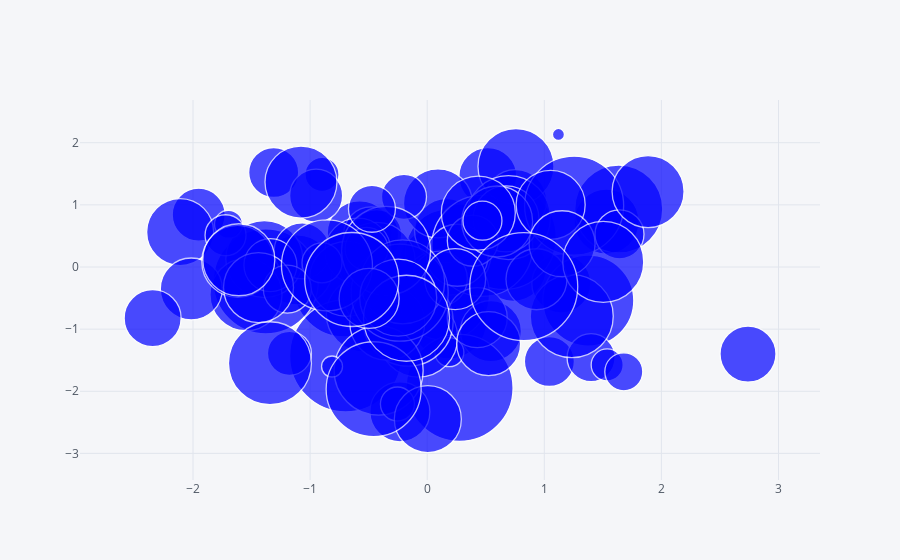

Source (notebook cell):
### Markdown cell above
## Bubble Plot

### Code cell
df.iplot(kind='bubble',x='A',y='B',size='C',color='Blue')

### Figure 1 — Plotly figure (JSON) as saved in the notebook; plotly's stock layout.template omitted (floating-point values rounded to 4 significant figures)
{"data": [{"marker": {"color": ["Blue", "Blue", "Blue", "Blue", "Blue", "Blue", "Blue", "Blue", "Blue", "Blue", "Blue", "Blue", "Blue", "Blue", "Blue", "Blue", "Blue", "Blue", "Blue", "Blue", "Blue", "Blue", "Blue", "Blue", "Blue", "Blue", "Blue", "Blue", "Blue", "Blue", "Blue", "Blue", "Blue", "Blue", "Blue", "Blue", "Blue", "Blue", "Blue", "Blue", "Blue", "Blue", "Blue", "Blue", "Blue", "Blue", "Blue", "Blue", "Blue", "Blue", "Blue", "Blue", "Blue", "Blue", "Blue", "Blue", "Blue", "Blue", "Blue", "Blue", "Blue", "Blue", "Blue", "Blue", "Blue", "Blue", "Blue", "Blue", "Blue", "Blue", "Blue", "Blue", "Blue", "Blue", "Blue", "Blue", "Blue", "Blue", "Blue", "Blue", "Blue", "Blue", "Blue", "Blue", "Blue", "Blue", "Blue", "Blue", "Blue", "Blue", "Blue", "Blue", "Blue", "Blue", "Blue", "Blue", "Blue", "Blue", "Blue", "Blue"], "line": {"width": 1.3}, "size": [65, 50, 101, 63, 70, 88, 65, 47, 76, 67, 55, 59, 105, 12, 86, 105, 58, 50, 56, 50, 77, 72, 91, 91, 61, 62, 64, 53, 38, 67, 107, 69, 75, 29, 112, 101, 28, 76, 84, 56, 41, 73, 48, 66, 99, 77, 66, 55, 62, 75, 79, 90, 75, 44, 83, 60, 62, 89, 72, 45, 32, 21, 40, 34, 97, 53, 49, 67, 43, 51, 48, 71, 84, 60, 34, 74, 69, 61, 89, 95, 53, 70, 91, 61, 38, 83, 77, 86, 72, 72, 66, 64, 81, 47, 72, 108, 60, 39, 57, 94], "symbol": "circle"}, "mode": "markers", "text": "", "type": "scatter", "uid": "3e4621a1-56ce-4994-93c0-8e142251281e", "x": [1.532, -1.311, -0.7093, 0.03008, -1.11, 1.636, -0.5762, -0.3304, 0.1858, 0.7329, -0.4785, 1.145, 0.6534, 1.121, 0.1802, -1.379, 0.5177, -0.4318, 2.74, 1.044, -1.391, -1.548, 1.376, 0.1436, 0.544, 0.7552, 0.1648, -1.951, 0.2759, -2.11, 0.2765, 0.09218, -0.541, 0.1894, -0.6967, 0.4703, -1.697, 0.7581, 0.6945, -1.068, -1.722, -0.4093, 1.4, 0.6733, 1.255, -0.4315, -0.5918, 0.1082, 0.2571, -0.6843, -0.0771, -0.1622, -0.341, -1.176, 1.235, -0.2332, -2.015, -0.4146, -1.618, -0.1981, 1.537, -0.8127, -0.8986, -0.2543, -0.235, -1.339, 1.642, 0.005444, -0.5179, 0.3897, -1.194, 0.5973, -0.2096, 0.4274, -0.8982, 0.4366, 1.055, 0.2385, -0.3511, -0.4574, -0.9484, -1.441, -0.8561, 0.9334, 1.679, -1.343, -0.2475, -0.1769, 1.887, -1.078, 1.152, 0.5246, 1.504, -0.4719, -1.609, 0.8246, -0.496, 0.4719, -2.345, -0.6441], "y": [0.7305, 1.521, -0.3119, 0.08107, -0.04778, 0.9339, 0.5429, -0.6727, -0.8649, -0.01377, 0.524, -0.2645, 0.4833, 2.134, 0.2387, -0.2321, 1.456, 0.5223, -1.401, -1.521, 0.1282, -0.4461, -0.5409, -0.446, -1.033, 1.068, 0.5864, 0.8426, 0.7115, 0.563, -1.947, 1.024, -0.7625, -1.372, -1.431, 0.3395, 0.6879, 1.618, 0.7957, 0.2585, 0.5111, -0.4307, -1.459, 0.7735, 0.9879, 0.09941, 0.254, -0.1871, 0.189, -0.1906, -1.136, -0.8721, -0.8975, -1.389, -0.7916, -2.331, -0.3537, -1.668, 0.09006, 1.129, -1.577, -1.602, 0.06647, -2.206, -0.4125, 0.0304, 0.5262, -2.449, 0.2923, 0.4228, -0.3559, 0.7329, -0.2394, -0.815, 1.491, 0.8688, 1.001, -0.1942, 0.2603, -1.968, 1.147, -0.3307, 0.02765, -0.1971, -1.687, -1.549, -0.4933, -0.825, 1.215, 1.366, 0.374, -1.234, 0.08157, 0.9376, 0.1171, -0.3146, -0.5054, 0.7454, -0.8234, -0.2013]}], "layout": {"legend": {"bgcolor": "#F5F6F9", "font": {"color": "#4D5663"}}, "paper_bgcolor": "#F5F6F9", "plot_bgcolor": "#F5F6F9", "title": {"font": {"color": "#4D5663"}}, "xaxis": {"gridcolor": "#E1E5ED", "showgrid": true, "tickfont": {"color": "#4D5663"}, "title": {"font": {"color": "#4D5663"}, "text": ""}, "zerolinecolor": "#E1E5ED"}, "yaxis": {"gridcolor": "#E1E5ED", "showgrid": true, "tickfont": {"color": "#4D5663"}, "title": {"font": {"color": "#4D5663"}, "text": ""}, "zerolinecolor": "#E1E5ED"}}}
